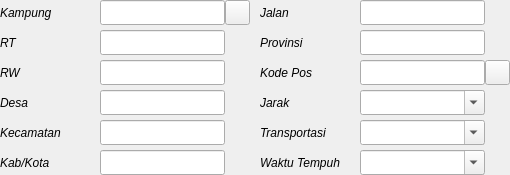
                         <widget class="QWidget" name="widget_12" native="true">
                          <layout class="QGridLayout" name="gridLayout_17" columnstretch="1,1">
                           <property name="leftMargin">
                            <number>0</number>
                           </property>
                           <property name="topMargin">
                            <number>0</number>
                           </property>
                           <property name="rightMargin">
                            <number>0</number>
                           </property>
                           <property name="bottomMargin">
                            <number>0</number>
                           </property>
                           <property name="horizontalSpacing">
                            <number>10</number>
                           </property>
                           <property name="verticalSpacing">
                            <number>0</number>
                           </property>
                           <item row="0" column="1">
                            <widget class="QWidget" name="widget_13" native="true">
                             <layout class="QGridLayout" name="gridLayout_18" columnminimumwidth="100,0,0">
                              <property name="leftMargin">
                               <number>0</number>
                              </property>
                              <property name="topMargin">
                               <number>0</number>
                              </property>
                              <property name="rightMargin">
                               <number>0</number>
                              </property>
                              <property name="bottomMargin">
                               <number>0</number>
                              </property>
                              <property name="horizontalSpacing">
                               <number>0</number>
                              </property>
                              <property name="verticalSpacing">
                               <number>5</number>
                              </property>
                              <item row="2" column="0">
                               <widget class="QLabel" name="label_138">
                                <property name="font">
                                 <font>
                                  <italic>true</italic>
                                 </font>
                                </property>
                                <property name="text">
                                 <string>Provinsi</string>
                                </property>
                               </widget>
                              </item>
                              <item row="2" column="1">
                               <widget class="QLineEdit" name="provinsi_le">
                                <property name="minimumSize">
                                 <size>
                                  <width>0</width>
                                  <height>25</height>
                                 </size>
                                </property>
                                <property name="font">
                                 <font>
                                  <family>Segoe UI</family>
                                  <pointsize>10</pointsize>
                                  <weight>50</weight>
                                  <italic>false</italic>
                                  <bold>false</bold>
                                 </font>
                                </property>
                                <property name="alignment">
                                 <set>Qt::AlignLeading|Qt::AlignLeft|Qt::AlignVCenter</set>
                                </property>
                               </widget>
                              </item>
                              <item row="3" column="0">
                               <widget class="QLabel" name="label_139">
                                <property name="font">
                                 <font>
                                  <italic>true</italic>
                                 </font>
                                </property>
                                <property name="text">
                                 <string>Kode Pos</string>
                                </property>
                               </widget>
                              </item>
                              <item row="4" column="0">
                               <widget class="QLabel" name="label_143">
                                <property name="font">
                                 <font>
                                  <italic>true</italic>
                                 </font>
                                </property>
                                <property name="text">
                                 <string>Jarak</string>
                                </property>
                               </widget>
                              </item>
                              <item row="5" column="0">
                               <widget class="QLabel" name="label_144">
                                <property name="font">
                                 <font>
                                  <italic>true</italic>
                                 </font>
                                </property>
                                <property name="text">
                                 <string>Transportasi</string>
                                </property>
                               </widget>
                              </item>
                              <item row="0" column="1">
                               <widget class="QLineEdit" name="jalan_le">
                                <property name="minimumSize">
                                 <size>
                                  <width>0</width>
                                  <height>25</height>
                                 </size>
                                </property>
                                <property name="font">
                                 <font>
                                  <family>Segoe UI</family>
                                  <pointsize>10</pointsize>
                                  <weight>50</weight>
                                  <italic>false</italic>
                                  <bold>false</bold>
                                 </font>
                                </property>
                                <property name="alignment">
                                 <set>Qt::AlignLeading|Qt::AlignLeft|Qt::AlignVCenter</set>
                                </property>
                               </widget>
                              </item>
                              <item row="3" column="1">
                               <widget class="QLineEdit" name="kodepos_le">
                                <property name="minimumSize">
                                 <size>
                                  <width>0</width>
                                  <height>25</height>
                                 </size>
                                </property>
                                <property name="font">
                                 <font>
                                  <family>Segoe UI</family>
                                  <pointsize>10</pointsize>
                                  <weight>50</weight>
                                  <italic>false</italic>
                                  <bold>false</bold>
                                 </font>
                                </property>
                                <property name="alignment">
                                 <set>Qt::AlignLeading|Qt::AlignLeft|Qt::AlignVCenter</set>
                                </property>
                               </widget>
                              </item>
                              <item row="4" column="1">
                               <widget class="QComboBox" name="jarak_cbo">
                                <property name="minimumSize">
                                 <size>
                                  <width>0</width>
                                  <height>25</height>
                                 </size>
                                </property>
                                <property name="font">
                                 <font>
                                  <family>Segoe UI</family>
                                  <pointsize>10</pointsize>
                                  <weight>50</weight>
                                  <italic>false</italic>
                                  <bold>false</bold>
                                 </font>
                                </property>
                                <property name="focusPolicy">
                                 <enum>Qt::TabFocus</enum>
                                </property>
                                <property name="editable">
                                 <bool>true</bool>
                                </property>
                               </widget>
                              </item>
                              <item row="5" column="1">
                               <widget class="QComboBox" name="transportasi_cbo">
                                <property name="minimumSize">
                                 <size>
                                  <width>0</width>
                                  <height>25</height>
                                 </size>
                                </property>
                                <property name="font">
                                 <font>
                                  <family>Segoe UI</family>
                                  <pointsize>10</pointsize>
                                  <weight>50</weight>
                                  <italic>false</italic>
                                  <bold>false</bold>
                                 </font>
                                </property>
                                <property name="focusPolicy">
                                 <enum>Qt::TabFocus</enum>
                                </property>
                                <property name="editable">
                                 <bool>true</bool>
                                </property>
                               </widget>
                              </item>
                              <item row="0" column="0">
                               <widget class="QLabel" name="label_185">
                                <property name="font">
                                 <font>
                                  <italic>true</italic>
                                 </font>
                                </property>
                                <property name="text">
                                 <string>Jalan</string>
                                </property>
                               </widget>
                              </item>
                              <item row="6" column="0">
                               <widget class="QLabel" name="label_142">
                                <property name="font">
                                 <font>
                                  <italic>true</italic>
                                 </font>
                                </property>
                                <property name="text">
                                 <string>Waktu Tempuh</string>
                                </property>
                               </widget>
                              </item>
                              <item row="6" column="1">
                               <widget class="QComboBox" name="waktu_cbo">
                                <property name="minimumSize">
                                 <size>
                                  <width>0</width>
                                  <height>25</height>
                                 </size>
                                </property>
                                <property name="font">
                                 <font>
                                  <family>Segoe UI</family>
                                  <pointsize>10</pointsize>
                                  <weight>50</weight>
                                  <italic>false</italic>
                                  <bold>false</bold>
                                 </font>
                                </property>
                                <property name="focusPolicy">
                                 <enum>Qt::TabFocus</enum>
                                </property>
                                <property name="editable">
                                 <bool>true</bool>
                                </property>
                               </widget>
                              </item>
                              <item row="3" column="2">
                               <widget class="QPushButton" name="copy_kodepos">
                                <property name="minimumSize">
                                 <size>
                                  <width>25</width>
                                  <height>25</height>
                                 </size>
                                </property>
                                <property name="maximumSize">
                                 <size>
                                  <width>25</width>
                                  <height>25</height>
                                 </size>
                                </property>
                                <property name="text">
                                 <string/>
                                </property>
                                <property name="flat">
                                 <bool>false</bool>
                                </property>
                               </widget>
                              </item>
                             </layout>
                            </widget>
                           </item>
                           <item row="0" column="0">
                            <widget class="QWidget" name="widget_14" native="true">
                             <layout class="QGridLayout" name="gridLayout_19" columnminimumwidth="100,0,0">
                              <property name="leftMargin">
                               <number>0</number>
                              </property>
                              <property name="topMargin">
                               <number>0</number>
                              </property>
                              <property name="rightMargin">
                               <number>0</number>
                              </property>
                              <property name="bottomMargin">
                               <number>0</number>
                              </property>
                              <property name="horizontalSpacing">
                               <number>0</number>
                              </property>
                              <property name="verticalSpacing">
                               <number>5</number>
                              </property>
                              <item row="6" column="1">
                               <widget class="QLineEdit" name="kab_kota_le">
                                <property name="minimumSize">
                                 <size>
                                  <width>0</width>
                                  <height>25</height>
                                 </size>
                                </property>
                                <property name="font">
                                 <font>
                                  <family>Segoe UI</family>
                                  <pointsize>10</pointsize>
                                  <weight>50</weight>
                                  <italic>false</italic>
                                  <bold>false</bold>
                                 </font>
                                </property>
                                <property name="alignment">
                                 <set>Qt::AlignLeading|Qt::AlignLeft|Qt::AlignVCenter</set>
                                </property>
                               </widget>
                              </item>
                              <item row="6" column="0">
                               <widget class="QLabel" name="label_135">
                                <property name="font">
                                 <font>
                                  <italic>true</italic>
                                 </font>
                                </property>
                                <property name="text">
                                 <string>Kab/Kota</string>
                                </property>
                               </widget>
                              </item>
                              <item row="1" column="0">
                               <widget class="QLabel" name="label_132">
                                <property name="font">
                                 <font>
                                  <italic>true</italic>
                                 </font>
                                </property>
                                <property name="text">
                                 <string>Kampung</string>
                                </property>
                               </widget>
                              </item>
                              <item row="3" column="0">
                               <widget class="QLabel" name="label_133">
                                <property name="font">
                                 <font>
                                  <italic>true</italic>
                                 </font>
                                </property>
                                <property name="text">
                                 <string>RW</string>
                                </property>
                               </widget>
                              </item>
                              <item row="2" column="0">
                               <widget class="QLabel" name="label_134">
                                <property name="font">
                                 <font>
                                  <italic>true</italic>
                                 </font>
                                </property>
                                <property name="text">
                                 <string>RT</string>
                                </property>
                               </widget>
                              </item>
                              <item row="2" column="1">
                               <widget class="QLineEdit" name="rt_le">
                                <property name="minimumSize">
                                 <size>
                                  <width>0</width>
                                  <height>25</height>
                                 </size>
                                </property>
                                <property name="font">
                                 <font>
                                  <family>Segoe UI</family>
                                  <pointsize>10</pointsize>
                                  <weight>50</weight>
                                  <italic>false</italic>
                                  <bold>false</bold>
                                 </font>
                                </property>
                                <property name="alignment">
                                 <set>Qt::AlignLeading|Qt::AlignLeft|Qt::AlignVCenter</set>
                                </property>
                               </widget>
                              </item>
                              <item row="5" column="1">
                               <widget class="QLineEdit" name="kecamatan_le">
                                <property name="minimumSize">
                                 <size>
                                  <width>0</width>
                                  <height>25</height>
                                 </size>
                                </property>
                                <property name="font">
                                 <font>
                                  <family>Segoe UI</family>
                                  <pointsize>10</pointsize>
                                  <weight>50</weight>
                                  <italic>false</italic>
                                  <bold>false</bold>
                                 </font>
                                </property>
                                <property name="alignment">
                                 <set>Qt::AlignLeading|Qt::AlignLeft|Qt::AlignVCenter</set>
                                </property>
                               </widget>
                              </item>
                              <item row="4" column="1">
                               <widget class="QLineEdit" name="kel_desa_le">
                                <property name="minimumSize">
                                 <size>
                                  <width>0</width>
                                  <height>25</height>
                                 </size>
                                </property>
                                <property name="font">
                                 <font>
                                  <family>Segoe UI</family>
                                  <pointsize>10</pointsize>
                                  <weight>50</weight>
                                  <italic>false</italic>
                                  <bold>false</bold>
                                 </font>
                                </property>
                                <property name="alignment">
                                 <set>Qt::AlignLeading|Qt::AlignLeft|Qt::AlignVCenter</set>
                                </property>
                               </widget>
                              </item>
                              <item row="5" column="0">
                               <widget class="QLabel" name="label_136">
                                <property name="font">
                                 <font>
                                  <italic>true</italic>
                                 </font>
                                </property>
                                <property name="text">
                                 <string>Kecamatan</string>
                                </property>
                               </widget>
                              </item>
                              <item row="3" column="1">
                               <widget class="QLineEdit" name="rw_le">
                                <property name="minimumSize">
                                 <size>
                                  <width>0</width>
                                  <height>25</height>
                                 </size>
                                </property>
                                <property name="font">
                                 <font>
                                  <family>Segoe UI</family>
                                  <pointsize>10</pointsize>
                                  <weight>50</weight>
                                  <italic>false</italic>
                                  <bold>false</bold>
                                 </font>
                                </property>
                                <property name="alignment">
                                 <set>Qt::AlignLeading|Qt::AlignLeft|Qt::AlignVCenter</set>
                                </property>
                               </widget>
                              </item>
                              <item row="1" column="1">
                               <widget class="QLineEdit" name="kampung_le">
                                <property name="minimumSize">
                                 <size>
                                  <width>0</width>
                                  <height>25</height>
                                 </size>
                                </property>
                                <property name="font">
                                 <font>
                                  <family>Segoe UI</family>
                                  <pointsize>10</pointsize>
                                  <weight>50</weight>
                                  <italic>false</italic>
                                  <bold>false</bold>
                                 </font>
                                </property>
                                <property name="alignment">
                                 <set>Qt::AlignLeading|Qt::AlignLeft|Qt::AlignVCenter</set>
                                </property>
                               </widget>
                              </item>
                              <item row="4" column="0">
                               <widget class="QLabel" name="label_137">
                                <property name="font">
                                 <font>
                                  <italic>true</italic>
                                 </font>
                                </property>
                                <property name="text">
                                 <string>Desa</string>
                                </property>
                               </widget>
                              </item>
                              <item row="1" column="2">
                               <widget class="QPushButton" name="copy_kampung">
                                <property name="minimumSize">
                                 <size>
                                  <width>25</width>
                                  <height>25</height>
                                 </size>
                                </property>
                                <property name="maximumSize">
                                 <size>
                                  <width>25</width>
                                  <height>25</height>
                                 </size>
                                </property>
                                <property name="text">
                                 <string/>
                                </property>
                                <property name="flat">
                                 <bool>false</bool>
                                </property>
                               </widget>
                              </item>
                             </layout>
                            </widget>
                           </item>
                          </layout>
                         </widget>
